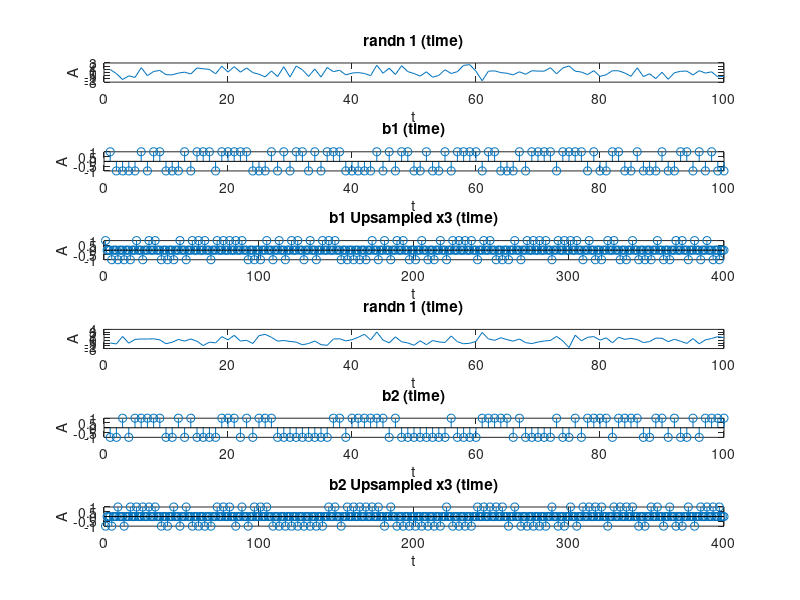
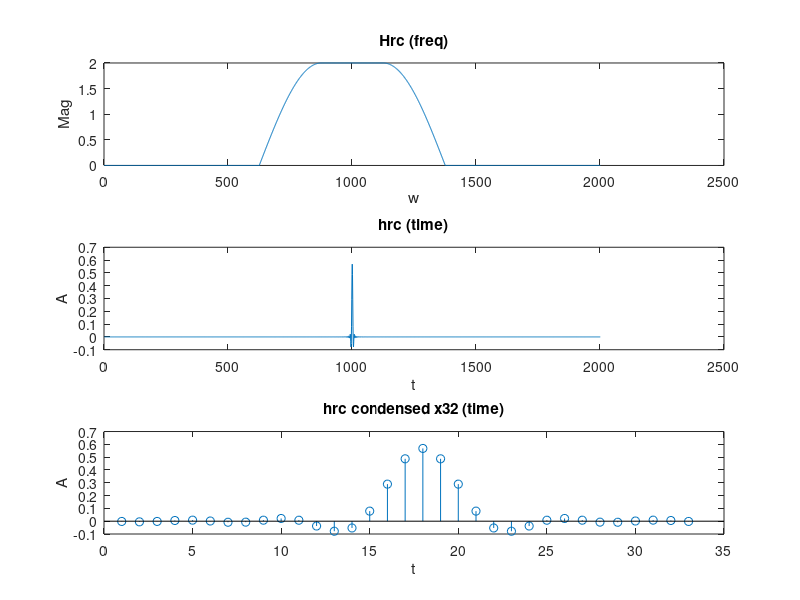
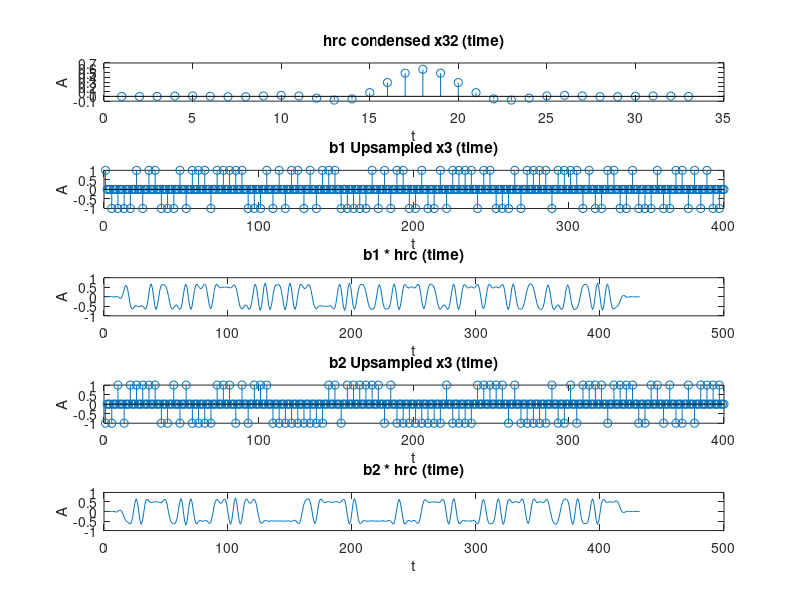
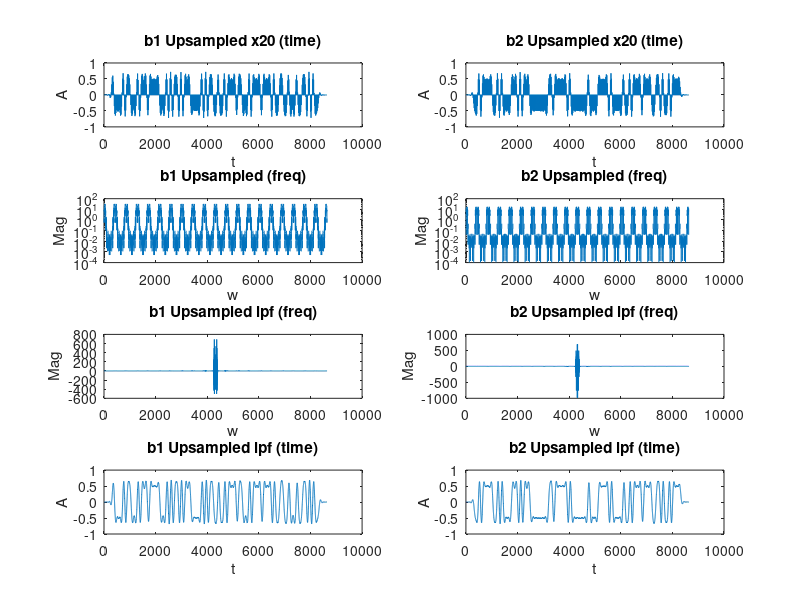

The MATLAB script that drew these images, in order:
%--Created by: Richard Cerrato--%
%--Date: 11/1/2023--%
%--Use ctrl-f and search 'PART[1-16]' to flip through different sections--%
%--Just click "Run", to test new random bit sequences, run the program again--%

sequence_len = 100; % <--------- Change this to adjust length of b1 and b2 bit sequences




% for k = 0:5:10
    
    SNR = 0; %k; % Signal Noise Ratio
    
    
    
    
    %----------BIT SEQUENCE GENERATOR----------%
    %--PART1--%
    
    
    x1 = randn(1,sequence_len); % Generate a random seuqnce of numbers positve and negative with a zero-mean distribution of length sequnce_len 
    x2 = randn(1,sequence_len);
    
    b1 = zeros(size(sequence_len)); % Create an array of all zeros of the same size as the random sequence
    b2 = zeros(size(sequence_len));
    
    b1(x1 >= 0) = 1; % For every positive value of the random sequence, assign a +1 to the ne array
    b1(x1 < 0) = -1; % For every negative value of the random sequence, assign a -1 to the ne array
    
    b2(x2 >= 0) = 1;
    b2(x2 < 0) = -1;
    
    b1_upsampled = zeros(1, sequence_len * 4); % Create a new array with all zeros 4 times the size of the sequence
    b1_upsampled(1:4:end) = b1; % Replace the values of the bit sequence every 4th element
    
    b2_upsampled = zeros(1, sequence_len * 4);
    b2_upsampled(1:4:end) = b2;
    
    %---FOR PERFORMANCE EVAL--------------------------------------------------%
    sig_variance_1 = var(b1);
    sig_variance_2 = var(b2);
    disp(['Sig Var 1: ', num2str(sig_variance_1)]);
    disp(['Sig Var 2: ', num2str(sig_variance_2)]);
    
    noise_variance = sig_variance_1/(10^(SNR/10)); 
    disp(['Noise Var: ', num2str(noise_variance)]);
    noise_scalar = sqrt(noise_variance); % How much to scale the amplitude of the noise
    %---FOR PERFORMANCE EVAL--------------------------------------------------%
    
    figure(1);

    subplot(6,1,1)
    plot(x1);
    title('randn 1 (time)');
    xlabel('t');
    ylabel('A');

    subplot(6,1,2)
    stem(b1);
    title('b1 (time)');
    xlabel('t');
    ylabel('A');

    subplot(6,1,3)
    stem(b1_upsampled);
    title('b1 Upsampled x3 (time)');
    xlabel('t');
    ylabel('A');

    subplot(6,1,4)
    plot(x2);
    title('randn 1 (time)');
    xlabel('t');
    ylabel('A');

    subplot(6,1,5)
    stem(b2);
    title('b2 (time)');
    xlabel('t');
    ylabel('A');

    subplot(6,1,6)
    stem(b2_upsampled);
    title('b2 Upsampled x3 (time)');
    xlabel('t');
    ylabel('A');
    
    
    %----------RAISED COSINE FUNCTION GENERATOR----------%
    %--PART2--%
    
    
    T = 4;
    B = 0.5;
    
    up_bound = (pi * (1 + B)) / T; % Establish the upper and lower bounds of the piecewise function
    down_bound = (pi * (1 - B)) / T;
    
    w = -pi:0.001*pi:pi;  % Set the sample rate and range
    
    val1 = sqrt(T); % Define the function at different parts of the piecewise
    
    val2 = sqrt( (T / 2) * (1 + cos((T / (2 * B)) * (abs(w) - down_bound))));
    
    Hrc = zeros(size(w)); % Create an array of zeros the size of the number of samples
    
    
    Hrc(abs(w) >= 0 & abs(w) <= down_bound) = val1; % Replace values with the outcome of the piecewise for each part depending on the bounds of w
    Hrc(abs(w) >= down_bound & abs(w) <= up_bound) = val2(abs(w) >= down_bound & abs(w) <= up_bound);
    
    
    hrc = ifft(fftshift(Hrc)); % Take the inverse fourier transform of Hrc, and center it, only plotting real values
    hrc = real(fftshift(hrc));
    
    
    start_index = max(1000 - 16, 1); % Find the center and the indexes of the values 16 to the let and right of the center
    end_index = min(1000 + 16, length(hrc));
    
    hrc_condensed= hrc(start_index:end_index); % create a new array that only includes 32 samples of hrc, 16 to right and left
    
    figure(2);

    subplot(3,1,1)
    plot(Hrc)
    title('Hrc (freq)');
    xlabel('w');
    ylabel('Mag');


    subplot(3,1,2)
    plot(hrc)
    title('hrc (time)');
    xlabel('t');
    ylabel('A');


    subplot(3,1,3)
    stem(hrc_condensed)
    title('hrc condensed x32 (time)');
    xlabel('t');
    ylabel('A');
    
    
    %----------CONVOLUTION (of b1 and b2 by hrc) VIA SLIDING-WINDOW----------%
    %--PART3--%
    
    
    sampling_rate = 10000;
    
    h = hrc_condensed;
    
    
    for j = 0:1 % Perform the sliding window twice, once to b1, and once to b2
        
        if j == 0
            x = b1_upsampled; % If itteration 1, set the input signal x to b1
        end
        if j == 1
            x = b2_upsampled; % If itteration 2, set the input signal x to b2
        end
        
        
        sig_end = length(h); % Set the window size equal to the size of hrc (32)
        
        X_window = zeros(1,sig_end); % Initialize the window with zeros, again, size 32
        
        y = zeros(1, length(x) + sig_end - 1); % Create an array that stores the dot product and sum of all values
        
        
        for i = 1:length(x)+sig_end-1 % Itterate through entire signal
             if i <= length(x)
                X_window = [x(i), X_window(1:end-1)]; % Shift the window and update with the current input value
             end
             if i > length(x)
                 X_window = [0, X_window(1:end-1)]; % If we havent fully engulfed the signal in the window (b1 or b2), add zeros one at a time
             end
            y(i) = sum(X_window .* h); % Store the summed dot product
        end
    
        if j == 0
            b1_convolved = y; % If itteration 1, set the output signal y to b1_convolved
        end
        if j == 1
            b2_convolved = y; % If itteration 2, set the output signal y to b2_convolved
        end
    
    end
    
    figure(3);

    subplot(5,1,1)
    stem(h)
    title('hrc condensed x32 (time)');
    xlabel('t');
    ylabel('A');

    subplot(5,1,2)
    stem(b1_upsampled)
    title('b1 Upsampled x3 (time)');
    xlabel('t');
    ylabel('A');

    subplot(5,1,3)
    %stem(b1_convolved)
    plot(b1_convolved)
    title('b1 * hrc (time)');
    xlabel('t');
    ylabel('A');

    subplot(5,1,4)
    stem(b2_upsampled)
    title('b2 Upsampled x3 (time)');
    xlabel('t');
    ylabel('A');

    subplot(5,1,5)
    %stem(b2_convolved)
    plot(b2_convolved)
    title('b2 * hrc (time)');
    xlabel('t');
    ylabel('A');
    
    
    %----------UPSAMPLING AND LOWPASS FILTERING----------%
    %--PART4--%
    
    
    b1_conv_upsampled = zeros(1, length(b1_convolved) * 20);  % Create a new array with all zeros 20 times the size of the sequence
    b1_conv_upsampled(1:20:end) = b1_convolved; % Replace the values of the bit sequence every 20th element
    
    b2_conv_upsampled = zeros(1, length(b2_convolved) * 20); % Do the same for b2
    b2_conv_upsampled(1:20:end) = b2_convolved;
    
    b1_freq = real(fft(b1_conv_upsampled)); % Take the real values of the fourier transform of b1 and b2
    b2_freq = real(fft(b2_conv_upsampled));
    
    wl = 0.5*(375*2*pi)/(20*2000); % (3*pi)/(8*20) possibly multiply by 1/2
    
    lpf = fir1(50, wl, "low"); % create a lowpass filter with a cutoff frequency that matches the upsampled bandwidth ( 3pi/(8 * 20) )
    lpf = 20*lpf; % Scale the magnitude by 20, so the original magnitude can be recovered
    
    b1_filtered = filter(lpf, 1, b1_conv_upsampled); % Apply the lpf in time domain
    b2_filtered = filter(lpf, 1, b2_conv_upsampled);
    
    b1_freq_filtered = real(fftshift(fft(b1_filtered))); % Show the applied lpf to b1 and b2 in the frequency domain by taking the fourier transform
    b2_freq_filtered = real(fftshift(fft(b2_filtered)));
    
    
    figure(4);

    subplot(4,2,1)
    plot(b1_conv_upsampled);
    title('b1 Upsampled x20 (time)');
    xlabel('t');
    ylabel('A');

    subplot(4,2,3)
    semilogy(b1_freq);
    title('b1 Upsampled (freq)');
    xlabel('w');
    ylabel('Mag');

    subplot(4,2,5)
    %semilogy(b1_freq_filtered);
    plot(b1_freq_filtered);
    title('b1 Upsampled lpf (freq)');
    xlabel('w');
    ylabel('Mag');

    subplot(4,2,7)
    plot(b1_filtered);
    title('b1 Upsampled lpf (time)');
    xlabel('t');
    ylabel('A');

    subplot(4,2,2)
    plot(b2_conv_upsampled);
    title('b2 Upsampled x20 (time)');
    xlabel('t');
    ylabel('A');

    subplot(4,2,4)
    semilogy(b2_freq);
    title('b2 Upsampled (freq)');
    xlabel('w');
    ylabel('Mag');

    subplot(4,2,6)
    %semilogy(b2_freq_filtered);
    plot(b2_freq_filtered);
    title('b2 Upsampled lpf (freq)');
    xlabel('w');
    ylabel('Mag');

    subplot(4,2,8)
    plot(b2_filtered);
    title('b2 Upsampled lpf (time)');
    xlabel('t');
    ylabel('A');
    
    
    %----------SINE AND COSINE MODULATION s[n]----------%
    %--PART5--%
    
    
    wc = (0.44 * pi) ; % Set the carrier frequency to 0.44pi
    
    %modulated_b1 = cos(wc * n + b1_filtered);
    %modulated_b2 = sin(wc * n + b2_filtered);
    
    %n = 0:4/(8640-1):4;
    
    modulated_b1 = cos(wc * (0:1:length(b1_filtered) - 1 )) .*b1_filtered; % Multiply both signals by their respective carrier signals, with the carrier signals scaled
    modulated_b2 = sin(wc * (0:1:length(b2_filtered) - 1 )) .*b2_filtered; % This is done in the time domain
    
    b1_freq_mod = real(fftshift(fft(modulated_b1))); % Take the fourier transofrm of these modulated signals, center them and plot real values
    b2_freq_mod = real(fftshift(fft(modulated_b2)));
    
    combined_sig = modulated_b1 + modulated_b2; % Add the two signals together to get one signal
    combined_sig_freq = real(fftshift(fft(combined_sig))); % Take the fourier transofrm
    
    
    step = 2 * pi / length(b1_freq_mod); % Set plotting parameters
    w = -pi:step:pi - step;
    
    figure(5);

    subplot(4, 2, 1);
    plot(b1_filtered);
    title('b1');
    xlabel('Time');
    ylabel('Amplitude');

    subplot(4, 2, 3);
    plot(modulated_b1);
    title('Modulated b1');
    xlabel('Time');
    ylabel('Amplitude');

    subplot(4, 2, 5);
    plot(w, b1_freq_mod);
    title('Modulated b1 (freq)');
    xlabel('w');
    ylabel('Mag');

    subplot(4, 2, 7);
    plot(combined_sig);
    title('Combined Signal');
    xlabel('Time');
    ylabel('Amplitude');

    subplot(4, 2, 2);
    plot(b2_filtered);
    title('b2');
    xlabel('Time');
    ylabel('Amplitude');

    subplot(4, 2, 4);
    plot(modulated_b2);
    title('Modulated b2');
    xlabel('Time');
    ylabel('Amplitude');

    subplot(4, 2, 6);
    semilogy(w, b2_freq_mod);
    title('Modulated b2 (freq)');
    xlabel('w');
    ylabel('Mag');

    subplot(4, 2, 8);
    semilogy(w, combined_sig_freq);
    title('Combined Signal (freq)');
    xlabel('w');
    ylabel('Mag');
    set(gca,'XTick',-pi:pi/4:pi);
    set(gca,'XTickLabel',{'-\pi','-3\pi/4','-\pi/2','-\pi/4','0','\pi/4','\pi/2','3\pi/4','\pi'})
    
    
    %----------ADDITION OF NOISE----------%
    %--PART6--%
    
    
    noise = randn(1,length(combined_sig)); % Generate a random seuqnce of numbers positve and negative with a zero-mean distribution of length equal to the combined signals length
    
    noise = noise_scalar*noise; % Scale noise based on SNR
    
    noise_freq = real(fftshift(fft(noise))); % Take the fourier transform, center it and only look at real values
    
    transmitted_sig = combined_sig + noise; % Add the noise to the combined signal to simulate noise
    
    transmitted_sig_freq = real(fftshift(fft(transmitted_sig))); % Take the fourier transform, center it and only look at real values
    
    figure(6);

    subplot(3, 2, 1);
    plot(combined_sig);
    title('Combined Signal');
    xlabel('Time');
    ylabel('Amplitude');

    subplot(3, 2, 2);
    semilogy(w, combined_sig_freq);
    title('Combined Signal (freq)');
    xlabel('w');
    ylabel('Mag');
    set(gca,'XTick',-pi:pi/4:pi);
    set(gca,'XTickLabel',{'-\pi','-3\pi/4','-\pi/2','-\pi/4','0','\pi/4','\pi/2','3\pi/4','\pi'})

    subplot(3, 2, 3);
    plot(noise);
    title('Noise');
    xlabel('Time');
    ylabel('Amplitude');

    subplot(3, 2, 4);
    plot(w, noise_freq);
    title('Noise (freq)');
    xlabel('w');
    ylabel('Mag');
    set(gca,'XTick',-pi:pi/4:pi);
    set(gca,'XTickLabel',{'-\pi','-3\pi/4','-\pi/2','-\pi/4','0','\pi/4','\pi/2','3\pi/4','\pi'})

    subplot(3, 2, 5);
    plot(transmitted_sig);
    title('Signal with Noise');
    xlabel('Time');
    ylabel('Amplitude');

    subplot(3, 2, 6);
    plot(w, transmitted_sig_freq);
    title('Signal with Noise (freq)');
    xlabel('w');
    ylabel('Mag');
    set(gca,'XTick',-pi:pi/4:pi);
    set(gca,'XTickLabel',{'-\pi','-3\pi/4','-\pi/2','-\pi/4','0','\pi/4','\pi/2','3\pi/4','\pi'})
    
    
    
    %--Created by: Richard Cerrato--%
    %--Date: 11/18/2023--%
    %--Use ctrl-f and search 'PART[1-6]' to flip through different sections--%
    %--Just click "Run" to excecute the program again. You must have all the--%
    %--included files in the same directory, they are the final output signals--%
    %--from Computing Assignment 1. If you wish to use your own inputs, you must--%
    %--name the files the same way I did--%
    
    %----------Bandpass Filter to Received Signal----------%
    %--PART7--%
    
    
    % Set the filter parameters
    cutoff_frequency = (3)/160; % Adjust the cutoff frequency
    center_frequency = 0.44*pi;
    filter_order = 300; % Adjust the filter order (CHANGE BACK TO 1000)
    
    % Define the time vector
    n = 0:filter_order;
    
    % Generate the bandpass filter
    h = (cutoff_frequency)*sinc(cutoff_frequency * (n - ((filter_order - 1)/2))) .* blackman(filter_order+1)';
    % Generate the cosine modulation
    cosine_modulation = 2*cos(center_frequency * n);
    
    % Apply the cosine modulation to shift the center frequency
    h_shifted = h .* cosine_modulation;
    %h_zerosa = h_shifted(1:length(transmitted_sig_freq));
    
    sig_len = length(transmitted_sig); % Sets the amount of samples 
    
    x = transmitted_sig;
    
    %freq_math = h_freq .* transmitted_sig_freq;
    
    sig_end = length(h_shifted); % creating a variable length for the impulse response signal (this should be 32 in our case)
    
    h_transpose = h_shifted.'; % transposing the matrix h, converting it from a 32x1 to a 1x32 (for matrix math)
        
    X_window = zeros(1,sig_end); % creating the sliding window matrix the same size as the impulse response signal, this will be populated with values from the input signal
        
    passed_sig = zeros(1, length(x) + sig_end - 1); % creating the vector that will store the convultion result
        
    for i = 1:length(x)+sig_end-1 % perfrom the sliding window opperation, it will itterate through the entire input signal (1000) and the transient response (+ 32 - 1)
         if i <= length(x)
            X_window = [x(i), X_window(1:end-1)]; % Shift the window and update with the current input value
         end
         if i > length(x) % if the window is beyond the input signals length, populate the remaining window points with zeros
             X_window = [0, X_window(1:end-1)];
         end
        passed_sig(i) = sum(X_window .* h_shifted); % perform the dot product of the window and the impulse response every itteration and sum it up, store this total in one element of the vector y
    end
    
    num_samples = length(transmitted_sig); % Reduces the outter edge of the bandpassed signal to be the length of the received signal
    passed_sig = passed_sig(1:num_samples); % This effectively removes the transient state
    
    passed_sig_freq = real(fftshift(fft(passed_sig))); % Takes the fourier transform to put the signal in the frequency domain
    h_freq = (fftshift(fft(h_shifted,length(transmitted_sig_freq))));
    
    % Test filtering by multiplying in frequ instead of convolving in time
    % --------------------------------------------------------------------
    
    test_filtered = h_freq.*transmitted_sig_freq;
    
    %---------------------------------------------------------------------
    
    freq_axis = linspace(-pi, pi, length(h_freq)); % This creates a variable for the frequency indexes that creates radian values that correspond to sample values
    
    figure(7);

    subplot(3,1,1);
    plot(n, h);
    title('Lowpass Filter using Sinc Function and Blackman Window');
    xlabel('Time');
    ylabel('Amplitude');

    subplot(3,1,2);
    plot(n, h_shifted);
    title('Bandpass Filter using Sinc Function and Blackman Window');
    xlabel('Time');
    ylabel('Amplitude');

    subplot(3,1,3);
    plot(freq_axis, abs(h_freq));
    title('Frequency Response of Bandpass Filter');
    xlabel('w');
    ylabel('Mag');
    xlim([-pi, pi]);
    set(gca,'XTick',-pi:pi/4:pi);
    set(gca,'XTickLabel',{'-\pi','-3\pi/4','-\pi/2','-\pi/4','0','\pi/4','\pi/2','3\pi/4','\pi'});

    figure(8);

    subplot(3,2,1);
    plot(n, h_shifted);
    title('Bandpass Filter');
    xlabel('Time');
    ylabel('Amplitude');

    subplot(3,2,3);
    plot(transmitted_sig);
    title('Received Signal');
    xlabel('Time');
    ylabel('Amplitude');
    xlim([1, num_samples]);

    % Display the frequency response
    subplot(3,2,2);
    plot(freq_axis, abs(h_freq));
    title('Frequency Response of Bandpass Filter');
    xlabel('w');
    ylabel('Mag');
    xlim([-pi, pi]);
    set(gca,'XTick',-pi:pi/4:pi);
    set(gca,'XTickLabel',{'-\pi','-3\pi/4','-\pi/2','-\pi/4','0','\pi/4','\pi/2','3\pi/4','\pi'});

    subplot(3,2,4);
    plot(freq_axis, abs(transmitted_sig_freq));
    title('Received Signal (freq)');
    xlabel('w');
    ylabel('Mag');
    xlim([-pi, pi]);
    set(gca,'XTick',-pi:pi/4:pi);
    set(gca,'XTickLabel',{'-\pi','-3\pi/4','-\pi/2','-\pi/4','0','\pi/4','\pi/2','3\pi/4','\pi'});

    subplot(3,2,6);
    plot(freq_axis, abs(passed_sig_freq));
    title('Bandpassed Signal (freq)');
    xlabel('w');
    ylabel('Mag');
    xlim([-pi, pi]);
    set(gca,'XTick',-pi:pi/4:pi);
    set(gca,'XTickLabel',{'-\pi','-3\pi/4','-\pi/2','-\pi/4','0','\pi/4','\pi/2','3\pi/4','\pi'});

    subplot(3,2,5);
    plot(passed_sig);
    title('Bandpassed Signal');
    xlabel('Time');
    ylabel('Amplitude');
    xlim([1, num_samples]);

    figure(9);

    plot(freq_axis, abs(test_filtered));
    title('Multiplied Bandpass and Input in Freq');
    xlabel('w');
    ylabel('Mag');
    xlim([-pi, pi]);
    set(gca,'XTick',-pi:pi/4:pi);
    set(gca,'XTickLabel',{'-\pi','-3\pi/4','-\pi/2','-\pi/4','0','\pi/4','\pi/2','3\pi/4','\pi'});
    
    
    %----------Downsampling Filtered Signal----------%
    %--PART8--%
    
    
    downsampled_val = 10; % Establishes the downsampling rate to be 10
    
    down_sampled_sig = zeros(1,(length(passed_sig)/downsampled_val)); % Creates a new array of length = the bandpass filtered signal divided by the downsample rate (10)
    
    for i = 1:length(passed_sig) % passes through every sample/value of the bandpassed signal
        modu = mod(i,downsampled_val);
        if modu == 0 % If the sample's index is divisble by 10 (10, 20, 30, 40...)
            down_sampled_sig(i/downsampled_val) = passed_sig(i); % Store the value of those ideces in the new array, one after the other
        end
    end
    
    num_samples = length(passed_sig);
    
    down_sampled_sig_freq = fftshift(fft(down_sampled_sig)); % Takes the fourier transform to put the signal in the frequency domain
    
    freq_axis = linspace(-pi, pi, length(passed_sig_freq));
    new_freq_axis = linspace(-pi, pi, length(down_sampled_sig_freq));
    
    % old center frequency = 0.44pi
    
    downsamp_center_freq = center_frequency*downsampled_val; % new center frequency = 0.44pi * 10 = 4.4pi
    
    while true % this is not centered in between 0 and 2pi 
        if downsamp_center_freq > (2*pi) % so we subtract 2pi from it until we get a value in between 0 and 2pi
            downsamp_center_freq = downsamp_center_freq - (2*pi); % this is done in this loop
        else 
            break; % Once the value is in between 0 and 2pi it stops, saving that value
        end
    end % 4.4pi -2pi -2pi = 0.4pi <- new carrier frequency
    
    
    figure(10);

    subplot(2,2,2);
    plot(freq_axis, abs(passed_sig_freq));
    title('Bandpassed Signal (freq)');
    xlabel('w');
    ylabel('Mag');
    xlim([-pi, pi]);
    set(gca,'XTick',-pi:pi/4:pi);
    set(gca,'XTickLabel',{'-\pi','-3\pi/4','-\pi/2','-\pi/4','0','\pi/4','\pi/2','3\pi/4','\pi'});

    subplot(2,2,1);
    plot(passed_sig);
    title('Bandpassed Signal');
    xlabel('Time');
    ylabel('Amplitude');
    xlim([1, num_samples]);

    subplot(2,2,4);
    plot(new_freq_axis, abs(down_sampled_sig_freq));
    title('Downsampled Signal (freq)');
    xlabel('w');
    ylabel('Mag');
    xlim([-pi, pi]);
    set(gca,'XTick',-pi:pi/4:pi);
    set(gca,'XTickLabel',{'-\pi','-3\pi/4','-\pi/2','-\pi/4','0','\pi/4','\pi/2','3\pi/4','\pi'});

    subplot(2,2,3);
    plot(down_sampled_sig);
    title('Downsampled Signal');
    xlabel('Time');
    ylabel('Amplitude');
    xlim([1, length(down_sampled_sig)]);
    
    
    %----------Demodulating B1 and B2 Signals from combined Signal----------%
    %--PART9--%
    
    
    b1_demodulated = down_sampled_sig .* cos(downsamp_center_freq * (0:1:length(down_sampled_sig) - 1)); % Multiply the combined signal by a sine and cosine wave 
    b2_demodulated = down_sampled_sig .* sin(downsamp_center_freq * (0:1:length(down_sampled_sig) - 1)); % Both containing the new downasmpled center frequencies, this aextracts B1 and B2
    
    b1_demodulated_freq = fftshift(fft(b1_demodulated)); % Takes the fourier transform to put the signal in the frequency domain
    b2_demodulated_freq = fftshift(fft(b2_demodulated));
    
    demod_freq_axis = linspace(-pi, pi, length(b1_demodulated_freq)); 
    demod_num_samples = length(b1_demodulated);

    figure(11);

    subplot(3,2,1);
    plot(down_sampled_sig);
    title('Downsampled Signal');
    xlabel('Time');
    ylabel('Amplitude');
    xlim([1, demod_num_samples]);

    subplot(3,2,2);
    plot(demod_freq_axis, abs(down_sampled_sig_freq));
    title('Downsampled Signal (freq)');
    xlabel('w');
    ylabel('Mag');
    xlim([-pi, pi]);
    set(gca,'XTick',-pi:pi/4:pi);
    set(gca,'XTickLabel',{'-\pi','-3\pi/4','-\pi/2','-\pi/4','0','\pi/4','\pi/2','3\pi/4','\pi'});

    subplot(3,2,3);
    plot(b1_demodulated);
    title('B1 Demodulated By Cosine Signal');
    xlabel('Time');
    ylabel('Amplitude');
    xlim([1, demod_num_samples]);

    subplot(3,2,4);
    plot(demod_freq_axis, abs(b1_demodulated_freq));
    title('B1 Demodulated By Cosine Signal (freq)');
    xlabel('w');
    ylabel('Mag');
    xlim([-pi, pi]);
    set(gca,'XTick',-pi:pi/4:pi);
    set(gca,'XTickLabel',{'-\pi','-3\pi/4','-\pi/2','-\pi/4','0','\pi/4','\pi/2','3\pi/4','\pi'});

    subplot(3,2,5);
    plot(b2_demodulated);
    title('B2 Demodulated By Sine Signal');
    xlabel('Time');
    ylabel('Amplitude');
    xlim([1, demod_num_samples]);

    subplot(3,2,6);
    plot(demod_freq_axis, abs(b2_demodulated_freq));
    title('B2 Demodulated By Sine Signal (freq)');
    xlabel('w');
    ylabel('Mag');
    xlim([-pi, pi]);
    set(gca,'XTick',-pi:pi/4:pi);
    set(gca,'XTickLabel',{'-\pi','-3\pi/4','-\pi/2','-\pi/4','0','\pi/4','\pi/2','3\pi/4','\pi'});
    
    
    %----------Lowpass Filtering the Demodulated Signals ----------%
    %--PART10--%
    
    
    downsamp_cutoff_freq = cutoff_frequency*10;
    % Defines the lowpass filtere as a sinc function with a cutoff frequency
    % equal to the original one scaled by the downsampled rate (10)
    lpf = (downsampled_val)*(downsamp_cutoff_freq)*sinc(downsamp_cutoff_freq * (n - ((filter_order - 1)/2))) .* blackman(filter_order+1)';
    
    mod_sig_len = length(b1_demodulated); % Sets the amount of samples 
    
    for j = 0:1 % Perform the sliding window twice, once to b1, and once to b2
        
        if j == 0
            x1 = b1_demodulated; % If itteration 1, set the input signal x to b1
        end
        if j == 1
            x1 = b2_demodulated; % If itteration 2, set the input signal x to b2
        end
        
        
        sig_end = length(lpf); % Set the window size equal to the size of hrc (32)
        
        h_transpose = lpf.'; % Transpose for dot product
        
        X_window1 = zeros(1,sig_end); % Initialize the window with zeros, again, size 32
        
        y1 = zeros(1, length(x1) + sig_end - 1); % Create an array that stores the dot product and sum of all values
        
        
        for i = 1:length(x1)+sig_end-1 % Itterate through entire signal
             if i <= length(x1)
                X_window1 = [x1(i), X_window1(1:end-1)]; % Shift the window and update with the current input value
             end
             if i > length(x1)
                 X_window1 = [0, X_window1(1:end-1)]; % If we havent fully engulfed the signal in the window (b1 or b2), add zeros one at a time
             end
            y1(i) = sum(X_window1 .* lpf); % Store the summed dot product
        end
    
        if j == 0
            b1_lpf = y1; % If itteration 1, set the output signal y to b1_convolved
        end
        if j == 1
            b2_lpf = y1; % If itteration 2, set the output signal y to b2_convolved
        end
    
    end
    
    b1_lpf_freq = fftshift(fft(b1_lpf)); % Takes the fourier transform to put the signal in the frequency domain
    b2_lpf_freq = fftshift(fft(b2_lpf)); % Takes the fourier transform to put the signal in the frequency domain
    
    demod_freq_axis = linspace(-pi, pi, length(b1_demodulated_freq)); % Sets a radian axis from -pi to pi that corresponds to the samples in the demodulated signals
    demod_num_samples = length(b1_demodulated); % stores the number of samples in the demodulated signals (b1 and b2 are the same)
    
    lpf_freq_axis = linspace(-pi, pi, length(b1_lpf_freq)); % Sets a radian axis from -pi to pi that corresponds to the samples in the filtered signals
    lpf_samples = length(b1_lpf);
    
    figure(12);

    subplot(3,2,1);
    plot(down_sampled_sig);
    title('Downsampled Signal');
    xlabel('Time');
    ylabel('Amplitude');
    xlim([1, demod_num_samples]);

    subplot(3,2,2);
    plot(demod_freq_axis, abs(down_sampled_sig_freq));
    title('Downsampled Signal (freq)');
    xlabel('w');
    ylabel('Mag');
    xlim([-pi, pi]);
    set(gca,'XTick',-pi:pi/4:pi);
    set(gca,'XTickLabel',{'-\pi','-3\pi/4','-\pi/2','-\pi/4','0','\pi/4','\pi/2','3\pi/4','\pi'});

    subplot(3,2,3);
    plot(b1_demodulated);
    title('B1 Demodulated By Cosine Signal');
    xlabel('Time');
    ylabel('Amplitude');
    xlim([1, demod_num_samples]);

    subplot(3,2,4);
    plot(demod_freq_axis, abs(b1_demodulated_freq));
    title('B1 Demodulated By Cosine Signal (freq)');
    xlabel('w');
    ylabel('Mag');
    xlim([-pi, pi]);
    set(gca,'XTick',-pi:pi/4:pi);
    set(gca,'XTickLabel',{'-\pi','-3\pi/4','-\pi/2','-\pi/4','0','\pi/4','\pi/2','3\pi/4','\pi'});

    subplot(3,2,5);
    plot(b1_lpf);
    title('B1 Demodulated lpf');
    xlabel('Time');
    ylabel('Amplitude');
    xlim([1, lpf_samples]);

    subplot(3,2,6);
    plot(lpf_freq_axis, abs(b1_lpf_freq));
    title('B1 Demodulated lpf (freq)');
    xlabel('w');
    ylabel('Mag');
    xlim([-pi, pi]);
    set(gca,'XTick',-pi:pi/4:pi);
    set(gca,'XTickLabel',{'-\pi','-3\pi/4','-\pi/2','-\pi/4','0','\pi/4','\pi/2','3\pi/4','\pi'});

    figure(13);

    subplot(3,2,1);
    plot(down_sampled_sig);
    title('Downsampled Signal');
    xlabel('Time');
    ylabel('Amplitude');
    xlim([1, demod_num_samples]);

    subplot(3,2,2);
    plot(demod_freq_axis, abs(down_sampled_sig_freq));
    title('Downsampled Signal (freq)');
    xlabel('w');
    ylabel('Mag');
    xlim([-pi, pi]);
    set(gca,'XTick',-pi:pi/4:pi);
    set(gca,'XTickLabel',{'-\pi','-3\pi/4','-\pi/2','-\pi/4','0','\pi/4','\pi/2','3\pi/4','\pi'});

    subplot(3,2,3);
    plot(b2_demodulated);
    title('B2 Demodulated By Sine Signal');
    xlabel('Time');
    ylabel('Amplitude');
    xlim([1, demod_num_samples]);

    subplot(3,2,4);
    plot(demod_freq_axis, abs(b2_demodulated_freq));
    title('B2 Demodulated By Sine Signal (freq)');
    xlabel('w');
    ylabel('Mag');
    xlim([-pi, pi]);
    set(gca,'XTick',-pi:pi/4:pi);
    set(gca,'XTickLabel',{'-\pi','-3\pi/4','-\pi/2','-\pi/4','0','\pi/4','\pi/2','3\pi/4','\pi'});

    subplot(3,2,5);
    plot(b2_lpf);
    title('B2 Demodulated lpf');
    xlabel('Time');
    ylabel('Amplitude');
    xlim([1, lpf_samples]);

    subplot(3,2,6);
    plot(lpf_freq_axis, abs(b2_lpf_freq));
    title('B2 Demodulated lpf (freq)');
    xlabel('w');
    ylabel('Mag');
    xlim([-pi, pi]);
    set(gca,'XTick',-pi:pi/4:pi);
    set(gca,'XTickLabel',{'-\pi','-3\pi/4','-\pi/2','-\pi/4','0','\pi/4','\pi/2','3\pi/4','\pi'});
    
    
    %----------Downsampling by 2 ----------%
    %--PART11--%
    
    
    b1_lpf = downsample(b1_lpf,2); % Downsample by factor of 2
    b2_lpf = downsample(b2_lpf,2);
    
    b1_lpf_freq = fftshift(fft(b1_lpf)); % Takes the fourier transform to put the signal in the frequency domain
    b2_lpf_freq = fftshift(fft(b2_lpf));
    
    downl_freq_axis = linspace(-pi, pi, length(b1_lpf_freq)); % Sets a radian axis from -pi to pi that corresponds to the samples in the filtered signals
    downl_samples = length(b1_lpf);
    
    figure(14);
    
    subplot(2,2,2);
    plot(downl_freq_axis, abs(b1_lpf_freq));
    title('B1 Downsampled by 2 (freq)');
    xlabel('w');
    ylabel('Mag');
    xlim([-pi, pi]);
    set(gca,'XTick',-pi:pi/4:pi);
    set(gca,'XTickLabel',{'-\pi','-3\pi/4','-\pi/2','-\pi/4','0','\pi/4','\pi/2','3\pi/4','\pi'});
    
    subplot(2,2,1);
    plot(b1_lpf);
    title('B1 Downsampled by 2');
    xlabel('Time');
    ylabel('Amplitude');
    xlim([1, downl_samples]);
    
    subplot(2,2,4);
    plot(downl_freq_axis, abs(b2_lpf_freq));
    title('B2 Downsampled by 2 (freq)');
    xlabel('w');
    ylabel('Mag');
    xlim([-pi, pi]);
    set(gca,'XTick',-pi:pi/4:pi);
    set(gca,'XTickLabel',{'-\pi','-3\pi/4','-\pi/2','-\pi/4','0','\pi/4','\pi/2','3\pi/4','\pi'});
    
    subplot(2,2,3);
    plot(b2_lpf);
    title('B2 Downsampled by 2');
    xlabel('Time');
    ylabel('Amplitude');
    xlim([1, downl_samples]);
    
    
    %--Created by: Richard Cerrato--%
    %--Date: 12/1/2023--%
    %--Computing Assignment 3--%
    
    
    %----------Match Filtering----------%
    %--PART12--%
    
    
    h = flip(hrc_condensed);
    
    for j = 0:1 % Perform the sliding window twice, once to b1, and once to b2
        
        if j == 0
            x2 = b1_lpf; % If itteration 1, set the input signal x to b1
        end
        if j == 1
            x2 = b2_lpf; % If itteration 2, set the input signal x to b2
        end
        
        
        sig_end = length(h); % Set the window size equal to the size of hrc (32)
        
        h_transpose = h.'; % Transpose for dot product
        
        X2_window = zeros(1,sig_end); % Initialize the window with zeros, again, size 32
        
        y2 = zeros(1, length(x2) + sig_end - 1); % Create an array that stores the dot product and sum of all values
        
        
        for i = 1:length(x2)+sig_end-1 % Itterate through entire signal
             if i <= length(x2)
                X2_window = [x2(i), X2_window(1:end-1)]; % Shift the window and update with the current input value
             end
             if i > length(x2)
                 X2_window = [0, X2_window(1:end-1)]; % If we havent fully engulfed the signal in the window (b1 or b2), add zeros one at a time
             end
            y2(i) = sum(X2_window .* h); % Store the summed dot product
        end
    
        if j == 0
            b1_matched = y2; % If itteration 1, set the output signal y to b1_convolved
        end
        if j == 1
            b2_matched = y2; % If itteration 2, set the output signal y to b2_convolved
        end
    
    end
    
    %b1_matched = conv(hrc_condensed, b1_lpf);
    %b2_matched = conv(hrc_condensed, b2_lpf);
    
    
    b1_matched_freq = fftshift(fft(b1_matched)); % Takes the fourier transform to put the signal in the frequency domain
    b2_matched_freq = fftshift(fft(b2_matched));
    
    matched_freq_axis = linspace(-pi, pi, length(b1_matched_freq)); % Sets a radian axis from -pi to pi that corresponds to the samples in the filtered signals
    matched_samples = length(b1_matched);
    
    figure(15);
    
    subplot(3,2,6)
    plot(hrc)
    title('hrc (time)');
    xlabel('t');
    ylabel('A');
    
    
    subplot(3,2,5)
    stem(hrc_condensed)
    title('hrc condensed x32 (time)');
    xlabel('t');
    ylabel('A');
    
    subplot(3,2,2);
    plot(matched_freq_axis, abs(b1_matched_freq));
    title('B1 Match Filtered (freq)');
    xlabel('w');
    ylabel('Mag');
    xlim([-pi, pi]);
    set(gca,'XTick',-pi:pi/4:pi);
    set(gca,'XTickLabel',{'-\pi','-3\pi/4','-\pi/2','-\pi/4','0','\pi/4','\pi/2','3\pi/4','\pi'});
    
    subplot(3,2,1);
    plot(b1_matched);
    title('B1 Match Filtered');
    xlabel('Time');
    ylabel('Amplitude');
    xlim([1, matched_samples]);
    
    subplot(3,2,4);
    plot(matched_freq_axis, abs(b2_matched_freq));
    title('B2 Match Filtered (freq)');
    xlabel('w');
    ylabel('Mag');
    xlim([-pi, pi]);
    set(gca,'XTick',-pi:pi/4:pi);
    set(gca,'XTickLabel',{'-\pi','-3\pi/4','-\pi/2','-\pi/4','0','\pi/4','\pi/2','3\pi/4','\pi'});
    
    subplot(3,2,3);
    plot(b2_matched);
    title('B2 Match Filtered');
    xlabel('Time');
    ylabel('Amplitude');
    xlim([1, downl_samples]);
    
    
    %----------Delay Estimation----------%
    %--PART13--%
    
    
    largest_delay = length(b1_matched)-length(b1_upsampled);
    
    c = zeros(1,largest_delay);
    
    for m = 1:(largest_delay)
    
        for n = 1:(length(b1_upsampled))
            c(m) = b1_upsampled(n)*b1_matched(n + m) + c(m);
        end
        
    end
    
    
    [maxVal, delay_idx] = max(c);
    
    disp(['Delay Value: ', num2str(delay_idx)]);
    
    b1_nodelay = circshift(b1_matched, -delay_idx);
    b2_nodelay = circshift(b2_matched, -delay_idx);
    
    figure(16);
    
    subplot(2,2,1);
    plot(b1_matched);
    title('B1 Matched');
    xlabel('Time');
    ylabel('Amplitude');
    
    subplot(2,2,2);
    plot(b2_matched);
    title('B2 Matched');
    xlabel('Time');
    ylabel('Amplitude');
    
    subplot(2,2,3);
    plot(b1_nodelay);
    title('B1 Delay Compensated');
    xlabel('Time');
    ylabel('Amplitude');
    
    subplot(2,2,4);
    plot(b2_nodelay);
    title('B2 Delay Compensated');
    xlabel('Time');
    ylabel('Amplitude');
    
    
    
    %----------Downsampling by 4----------%
    %--PART14--%
    
    
    downsampled_val = 4; % Establishes the downsampling rate to be 10
    
    b1_down_sampled = downsample(b1_nodelay, downsampled_val);
    b2_down_sampled = downsample(b2_nodelay, downsampled_val);
    
    b1_down_sampled_freq = fftshift(fft(b1_down_sampled)); % Takes the fourier transform to put the signal in the frequency domain
    b2_down_sampled_freq = fftshift(fft(b2_down_sampled)); % Takes the fourier transform to put the signal in the frequency domain
    
    downed_freq_axis = linspace(-pi, pi, length(b1_down_sampled_freq)); % Sets a radian axis from -pi to pi that corresponds to the samples in the filtered signals
    downed_samples = length(b1_down_sampled);
    
    figure(17);
    
    subplot(3,2,1);
    plot(b1_nodelay);
    title('B1 Delay Compensated');
    xlabel('Time');
    ylabel('Amplitude');
    
    subplot(3,2,2);
    plot(b2_nodelay);
    title('B2 Delay Compensated');
    xlabel('Time');
    ylabel('Amplitude');
    
    subplot(3,2,5);
    plot(downed_freq_axis, abs(b1_down_sampled_freq));
    title('B1 Downsampled by 4 (freq)');
    xlabel('w');
    ylabel('Mag');
    xlim([-pi, pi]);
    set(gca,'XTick',-pi:pi/4:pi);
    set(gca,'XTickLabel',{'-\pi','-3\pi/4','-\pi/2','-\pi/4','0','\pi/4','\pi/2','3\pi/4','\pi'});
    
    subplot(3,2,3);
    plot(b1_down_sampled);
    title('B1 Downsampled by 4');
    xlabel('Time');
    ylabel('Amplitude');
    xlim([1, downed_samples]);
    
    subplot(3,2,6);
    plot(downed_freq_axis, abs(b2_down_sampled_freq));
    title('B2 Downsampled by 4 (freq)');
    xlabel('w');
    ylabel('Mag');
    xlim([-pi, pi]);
    set(gca,'XTick',-pi:pi/4:pi);
    set(gca,'XTickLabel',{'-\pi','-3\pi/4','-\pi/2','-\pi/4','0','\pi/4','\pi/2','3\pi/4','\pi'});
    
    subplot(3,2,4);
    plot(b2_down_sampled);
    title('B2 Downsampled by 4');
    xlabel('Time');
    ylabel('Amplitude');
    xlim([1, downed_samples]);
    
    
    %----------Symbol Estimation----------%
    %--PART15--%
    
    
    b1_extracted = zeros(1, length(b1_down_sampled));
    b2_extracted = zeros(1, length(b2_down_sampled));
    
    for i = 1:length(b1_down_sampled)
        
        if b1_down_sampled(i) > 0
            b1_extracted(i) = 1;
        else
            b1_extracted(i) = -1;
        end
    
        if b2_down_sampled(i) > 0
            b2_extracted(i) = 1;
        else
            b2_extracted(i) = -1;
        end
    
    end
    
    extracted_samples = length(b1_extracted);
    
    figure(18);
    
    subplot(3,2,3);
    stem(b1_extracted);
    title('B1 Extracted');
    xlabel('Time');
    ylabel('Amplitude');
    xlim([1, sequence_len]);
    
    subplot(3,2,1);
    stem(b1);
    title('Original B1');
    xlabel('Time');
    ylabel('Amplitude');
    
    subplot(3,2,5);
    plot(b1_down_sampled);
    title('B1 Downsampled by 4');
    xlabel('Time');
    ylabel('Amplitude');
    xlim([1, sequence_len]);
    
    subplot(3,2,4);
    stem(b2_extracted);
    title('B2 Extracted');
    xlabel('Time');
    ylabel('Amplitude');
    xlim([1, sequence_len]);
    
    subplot(3,2,2);
    stem(b2);
    title('Original B2');
    xlabel('Time');
    ylabel('Amplitude');
    
    subplot(3,2,6);
    plot(b2_down_sampled);
    title('B2 Downsampled by 4');
    xlabel('Time');
    ylabel('Amplitude');
    xlim([1, sequence_len]);
    
    
    %----------Performance Evaluation----------%
    %--PART16--%A
    
    num_matching_samples = 0;
    
    for v = 1:sequence_len
        %check if both b1 matches b1_extracted AND b2 matches b2_extracted
        if (b1(v) == b1_extracted(v)) && (b2(v) == b2_extracted(v))
            num_matching_samples = num_matching_samples + 1;
        end
    end
    
    percent_error = ((sequence_len-num_matching_samples)/sequence_len)*100;
    
    disp(['Percent Error with a SNR of ', num2str(SNR), ' is: ', num2str(percent_error)]);

%end

% SNR = 10*log10(var(sig)/var(noise))
% So var(noise) = var(sig) / ( 10^(SNR/10) )
% To get a desired variance from a randn() function, you scale the function by the
% sqrt(of the desired variance)
% scale_factor = sqrt(desired_variance)
% noise = scale_factor * randn(1,1000)
